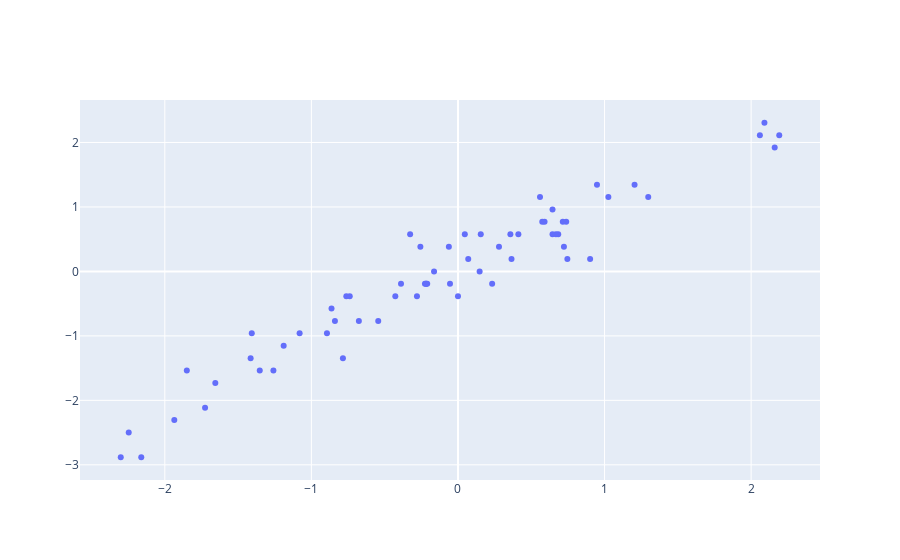

Notebook cell for this chart:
### Code cell
fig = make_subplots(rows = 1, cols = 1)
fig.add_trace(go.Scatter(x=allwl, y = allwd, mode="markers"))
fig.show()
